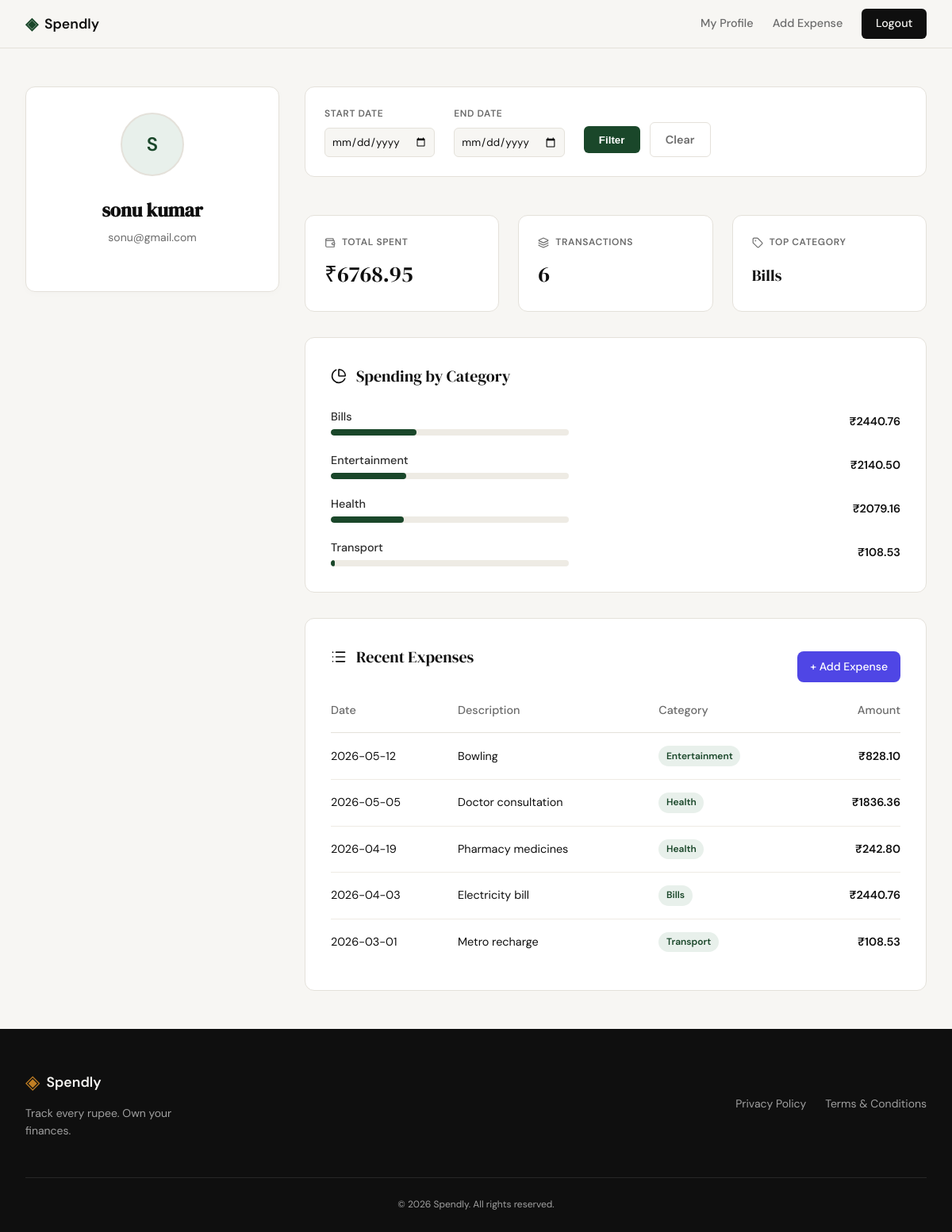
/profile (signed in), run on an earlier commit of the app's database.
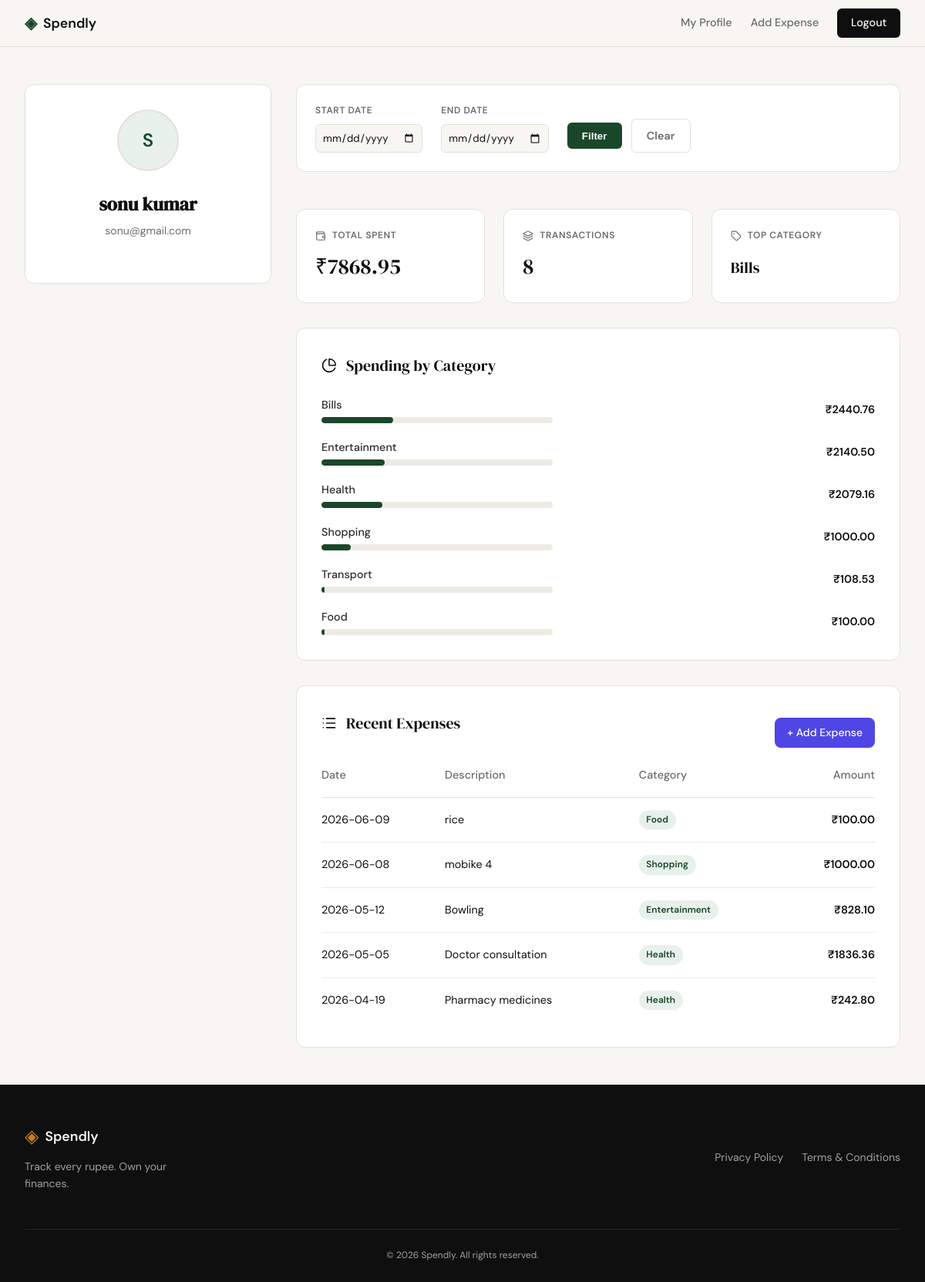
And on a later commit of the database.
### tables this page shows
CREATE TABLE users (
            id INTEGER PRIMARY KEY AUTOINCREMENT,
            name TEXT NOT NULL,
            email TEXT UNIQUE NOT NULL,
            password_hash TEXT NOT NULL,
            created_at TIMESTAMP DEFAULT CURRENT_TIMESTAMP
        );

CREATE TABLE expenses (
            id INTEGER PRIMARY KEY AUTOINCREMENT,
            user_id INTEGER NOT NULL,
            amount REAL NOT NULL,
            category TEXT NOT NULL CHECK(category IN ('Food', 'Transport', 'Bills', 'Health', 'Entertainment', 'Shopping', 'Other')),
            date DATE NOT NULL,
            description TEXT,
            created_at TIMESTAMP DEFAULT CURRENT_TIMESTAMP,
            FOREIGN KEY (user_id) REFERENCES users (id) ON DELETE CASCADE
        );

### app.py (the view)
@app.route("/profile")
def profile():
    user_id = session.get("user_id")
    if not user_id:
        flash("Please log in to view your profile", "info")
        return redirect(url_for("login"))
    start_date = request.args.get("start_date")
    end_date = request.args.get("end_date")
    user = get_user_by_id(user_id)
    total_spending = get_user_total_spending(user_id, start_date, end_date)
    category_spending = get_user_spending_by_category(user_id, start_date, end_date)
    recent_expenses = get_recent_expenses(user_id, start_date=start_date, end_date=end_date)
    transaction_count = get_user_transaction_count(user_id, start_date, end_date)
    top_category = category_spending[0]['category'] if category_spending else "N/A"
    return render_template(
        "profile.html",
        user=user,
        total_spending=total_spending,
        category_spending=category_spending,
        recent_expenses=recent_expenses,
        transaction_count=transaction_count,
        top_category=top_category,
        start_date=start_date,
        end_date=end_date
    )

### app.py (called while the page is built)
@app.teardown_appcontext
def teardown_db(exception):
    db = getattr(g, 'db', None)
    if db is not None:
        db.close()

### database/db.py (called while the page is built)
def get_db():
    if 'db' not in g:
        db_path = current_app.config.get('DATABASE', 'expense_tracker.db')
        g.db = sqlite3.connect(
            db_path,
            detect_types=sqlite3.PARSE_DECLTYPES
        )
        g.db.row_factory = sqlite3.Row
        g.db.execute('PRAGMA foreign_keys = ON')
    return g.db

def get_user_by_id(user_id):
    db = get_db()
    return db.execute('SELECT * FROM users WHERE id = ?', (user_id,)).fetchone()

def _apply_date_filter(query, params, start_date, end_date):
    if start_date:
        query += ' AND date >= ?'
        params.append(start_date)
    if end_date:
        query += ' AND date <= ?'
        params.append(end_date)
    return query, params

def get_user_total_spending(user_id, start_date=None, end_date=None):
    db = get_db()
    query = 'SELECT SUM(amount) as total FROM expenses WHERE user_id = ?'
    params = [user_id]
    query, params = _apply_date_filter(query, params, start_date, end_date)
    result = db.execute(query, params).fetchone()
    return result['total'] if result and result['total'] is not None else 0.0

def get_user_spending_by_category(user_id, start_date=None, end_date=None):
    db = get_db()
    query = 'SELECT category, SUM(amount) as total FROM expenses WHERE user_id = ?'
    params = [user_id]
    query, params = _apply_date_filter(query, params, start_date, end_date)
    query += ' GROUP BY category ORDER BY total DESC'
    return db.execute(query, params).fetchall()

def get_recent_expenses(user_id, limit=5, start_date=None, end_date=None):
    db = get_db()
    query = 'SELECT * FROM expenses WHERE user_id = ?'
    params = [user_id]
    query, params = _apply_date_filter(query, params, start_date, end_date)
    query += ' ORDER BY date DESC, created_at DESC LIMIT ?'
    params.append(limit)
    return db.execute(query, params).fetchall()

def get_user_transaction_count(user_id, start_date=None, end_date=None):
    db = get_db()
    query = 'SELECT COUNT(*) as count FROM expenses WHERE user_id = ?'
    params = [user_id]
    query, params = _apply_date_filter(query, params, start_date, end_date)
    result = db.execute(query, params).fetchone()
    return result['count'] if result else 0

### templates/profile.html (shortened to what this page needs)
{% extends "base.html" %}
{% block head %}
<link rel="stylesheet" href="{{ url_for('static', filename='css/profile.css') }}">
{% endblock %}
{% block content %}
<div class="profile-container">
    <aside class="profile-sidebar">
        <div class="user-card">
            <div class="avatar-placeholder">
                {{ user.name[0] | upper if user.name else 'U' }}
            </div>
            <h1 class="user-name">{{ user.name }}</h1>
            <p class="user-email">{{ user.email }}</p>
        </div>
    </aside>
    <div class="profile-dashboard">
        <div class="filter-container">
            <form method="GET" action="{{ url_for('profile') }}" class="filter-form">
                <div class="filter-group">
                    <label for="start_date">Start Date</label>
                    <input type="date" id="start_date" name="start_date" value="{{ start_date or '' }}">
                </div>
                <div class="filter-group">
                    <label for="end_date">End Date</label>
                    <input type="date" id="end_date" name="end_date" value="{{ end_date or '' }}">
                </div>
                <div class="filter-actions">
                    <button type="submit" class="btn-filter">Filter</button>
                    <a href="{{ url_for('profile') }}" class="btn-clear">Clear</a>
                </div>
            </form>
        </div>
        <div class="stats-grid">
            <div class="stat-card">
                <div class="stat-label">
                    <i data-lucide="wallet" style="width:14px; height:14px;"></i>
                    Total Spent
                </div>
                <div class="stat-value">₹{{ "%.2f"|format(total_spending) }}</div>
            </div>
            <div class="stat-card">
                <div class="stat-label">
                    <i data-lucide="layers" style="width:14px; height:14px;"></i>
                    Transactions
                </div>
                <div class="stat-value">{{ transaction_count }}</div>
            </div>
            <div class="stat-card">
                <div class="stat-label">
                    <i data-lucide="tag" style="width:14px; height:14px;"></i>
                    Top Category
                </div>
                <div class="stat-value" style="font-size: 1.25rem; margin-top: 0.5rem;">{{ top_category }}</div>
            </div>
        </div>
        <section class="category-section">
            <div class="section-title">
                <i data-lucide="pie-chart" style="width:20px; height:20px;"></i>
                Spending by Category
            </div>
            <div class="category-list">
                {% for cat, amount in category_spending %}
                <div class="category-row">
                    <div class="category-info">
                        <span class="category-name">{{ cat }}</span>
                        <div class="category-bar-container">
                            {% set percentage = (amount / total_spending * 100) if total_spending > 0 else 0 %}
                            <div class="category-bar" style="width: {{ percentage }}%;"></div>
                        </div>
                    </div>
                    <span class="category-amount">₹{{ "%.2f"|format(amount) }}</span>
                </div>
                {% else %}
                <p class="user-email">No spending data available yet.</p>
                {% endfor %}
            </div>
        </section>
        <section class="transactions-section">
            <div class="section-header" style="display: flex; justify-content: space-between; align-items: center; margin-bottom: 1rem;">
                <div class="section-title">
                    <i data-lucide="list" style="width:20px; height:20px;"></i>
                    Recent Expenses
                </div>
                <a href="{{ url_for('add_expense') }}" class="btn-primary" style="text-decoration: none; background: var(--primary-color, #4f46e5); color: white; padding: 0.5rem 1rem; border-radius: 0.5rem; font-size: 0.875rem; font-weight: 500;">+ Add Expense</a>
            </div>
            <div style="overflow-x: auto;">
                <table class="tx-table">
                    <thead>
                        <tr>
                            <th>Date</th>
                            <th>Description</th>
                            <th>Category</th>
                            <th style="text-align: right;">Amount</th>
                        </tr>
                    </thead>
                    <tbody>
                        {% for exp in recent_expenses %}
                        <tr>
                            <td>{{ exp.date }}</td>
                            <td>{{ exp.description or 'No description' }}</td>
                            <td><span class="tx-category-badge">{{ exp.category }}</span></td>
                            <td class="tx-amount">₹{{ "%.2f"|format(exp.amount) }}</td>
                        </tr>
                        {% else %}
                        <tr>
                            <td colspan="4" style="text-align: center; color: var(--ink-muted);">No recent transactions found.</td>
                        </tr>
                        {% endfor %}
                    </tbody>
                </table>
            </div>
        </section>
    </div>
</div>
{% endblock %}

### templates/base.html (shortened to what this page needs)
<!DOCTYPE html>
<html lang="en">
<head>
    <link rel="stylesheet" href="{{ url_for('static', filename='css/style.css') }}">
    {% block head %}{% endblock %}
</head>
<body>
    <nav class="navbar">
        <div class="nav-inner">
            <a href="{{ url_for('landing') }}" class="nav-brand">
                <span class="brand-icon">◈</span>
                <span class="brand-name">Spendly</span>
            </a>
            <div class="nav-links">
                {% if session.get('user_id') %}
                    <a href="{{ url_for('profile') }}">My Profile</a>
                    <a href="{{ url_for('add_expense') }}">Add Expense</a>
                    <a href="{{ url_for('logout') }}" class="nav-cta">Logout</a>
                {% else %}
                    <a href="{{ url_for('login') }}">Sign in</a>
                    <a href="{{ url_for('register') }}" class="nav-cta">Get started</a>
                {% endif %}
            </div>
        </div>
    </nav>
    <main class="main-content">
        {% block content %}{% endblock %}
    </main>
    <footer class="footer">
        <div class="footer-inner">
            <div class="footer-brand">
                <div class="brand-group">
                    <span class="brand-icon">◈</span>
                    <span class="footer-name">Spendly</span>
                </div>
                <p class="footer-copy">Track every rupee. Own your finances.</p>
            </div>
            <nav class="footer-links">
                <a href="{{ url_for('privacy') }}">Privacy Policy</a>
                <a href="{{ url_for('terms') }}">Terms & Conditions</a>
            </nav>
        </div>
        <div class="footer-bottom">
            <p>&copy; 2026 Spendly. All rights reserved.</p>
        </div>
    </footer>
</body>
</html>

### static/css/style.css (style rules this page uses)
:root { --ink: #0f0f0f; --ink-soft: #2d2d2d; --ink-muted: #6b6b6b; --ink-faint: #a0a0a0; --paper: #f7f6f3; --paper-warm: #f0ede6; --paper-card: #ffffff; --accent: #1a472a; --accent-light: #e8f0eb; --accent-2: #c17f24; --accent-2-light: #fdf3e3; --danger: #c0392b; --danger-light: #fdecea; --border: #e4e1da; --border-soft: #eeebe4; --font-display: 'DM Serif Display', Georgia, serif; --font-body: 'DM Sans', system-ui, sans-serif; --max-width: 1200px; --auth-width: 440px; --radius-sm: 6px; --radius-md: 12px; --radius-lg: 20px; }
*, *::before, *::after { box-sizing: border-box; margin: 0; padding: 0; }
html { font-size: 16px; scroll-behavior: smooth; }
body { background: var(--paper); color: var(--ink); font-family: var(--font-body); font-size: 1rem; line-height: 1.6; -webkit-font-smoothing: antialiased; }
a { color: inherit; text-decoration: none; }
.navbar { position: sticky; top: 0; z-index: 100; background: var(--paper); border-bottom: 1px solid var(--border); padding: 0 2rem; }
.nav-inner { max-width: var(--max-width); margin: 0 auto; height: 60px; display: flex; align-items: center; justify-content: space-between; }
.nav-brand { display: flex; align-items: center; gap: 0.5rem; font-family: var(--font-body); font-weight: 600; font-size: 1.1rem; color: var(--ink); }
.brand-icon { color: var(--accent); font-size: 1.3rem; }
.brand-name { color: var(--ink); }
.nav-links { display: flex; align-items: center; gap: 1.5rem; font-size: 0.9rem; font-weight: 500; }
.nav-links a { color: var(--ink-muted); transition: color 0.2s; }
.nav-cta { background: var(--ink) !important; color: var(--paper) !important; padding: 0.45rem 1.1rem; border-radius: var(--radius-sm); transition: background 0.2s !important; }
.main-content { min-height: calc(100vh - 60px - 100px); }
.btn-primary { display: inline-block; background: var(--ink); color: var(--paper); padding: 0.65rem 1.5rem; border-radius: var(--radius-sm); font-family: var(--font-body); font-size: 0.9rem; font-weight: 500; cursor: pointer; border: none; transition: background 0.2s; text-decoration: none; }
.footer { background: var(--ink); color: var(--paper); padding: 3rem 2rem 1.5rem; }
.footer-inner { max-width: var(--max-width); margin: 0 auto; display: flex; justify-content: space-between; align-items: center; gap: 2rem; margin-bottom: 3rem; }
.footer-brand { display: flex; flex-direction: column; gap: 0.5rem; }
.brand-group { display: flex; align-items: center; gap: 0.5rem; }
.footer .brand-icon { color: var(--accent-2); font-size: 1.5rem; }
.footer-name { font-weight: 600; font-size: 1.1rem; }
.footer-copy { font-size: 0.875rem; color: var(--ink-faint); max-width: 240px; }
.footer-links { display: flex; gap: 1.5rem; }
.footer-links a { font-size: 0.875rem; color: var(--ink-faint); transition: color 0.2s; }
.footer-bottom { max-width: var(--max-width); margin: 0 auto; padding-top: 1.5rem; border-top: 1px solid rgba(255,255,255,0.1); text-align: center; font-size: 0.75rem; color: var(--ink-faint); }

What changed in the data, as far as the page shows it:
no longer on one of the page's lists (row unchanged): expenses: date "2026-04-03", description "Electricity bill", category "Bills", amount "2440.76"
no longer on one of the page's lists (row unchanged): expenses: date "2026-03-01", description "Metro recharge", category "Transport", amount "108.53"
computed for expenses "Bills": {{ percentage }} 36.05817741304043 → 31.0176071775777 (drawn)
added expenses: category "Shopping", {{ percentage }} 12.708175804904084 (drawn), amount "1000.00", date "2026-06-08", description "mobike 4"
computed for expenses "Transport": {{ percentage }} 1.6033505935189356 → 1.3792183201062405 (drawn)
added expenses: category "Food", {{ percentage }} 1.2708175804904085 (drawn), amount "100.00", date "2026-06-09", description "rice"
Also different on the page:
{{ "%.2f"|format(total_spending) }}: "6768.95" → "7868.95"
{{ transaction_count }}: "6" → "8"
{{ percentage }}: 31.622334335458234 → 27.201850310397198 (drawn)
{{ percentage }}: 30.716137657982408 → 26.422330806524375 (drawn)
